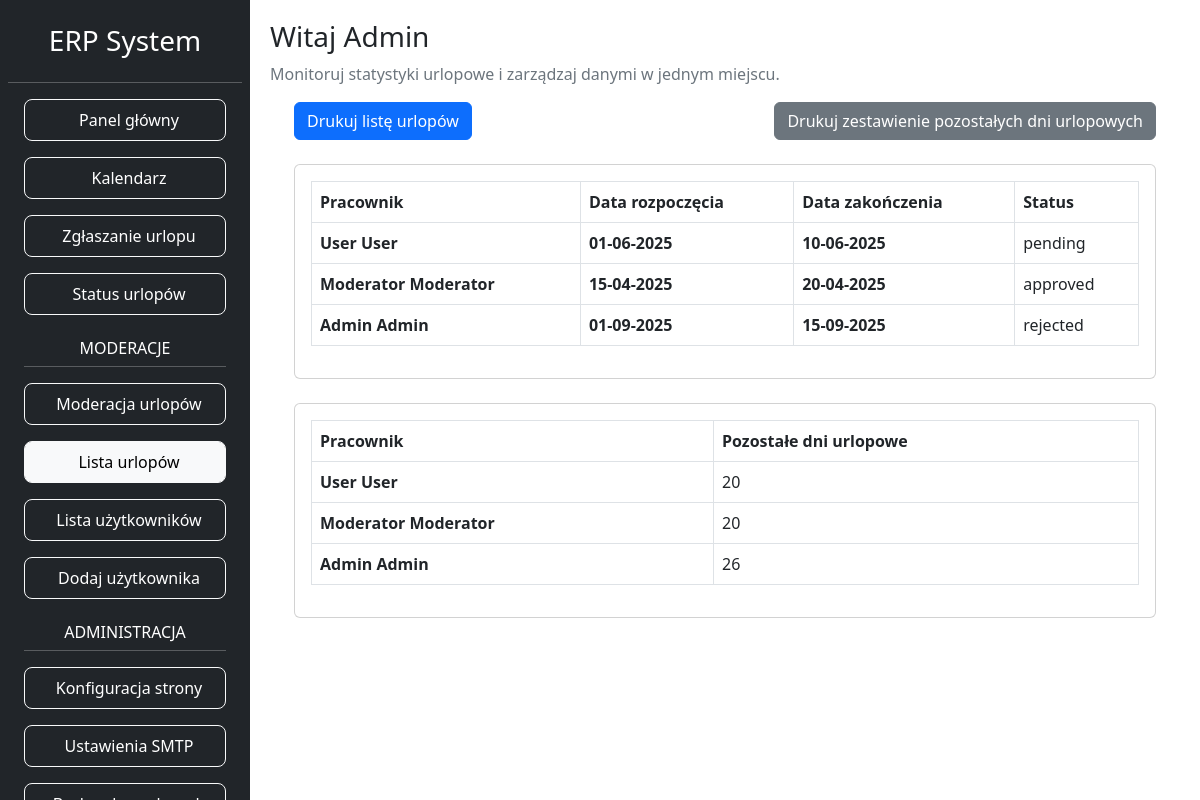
Page /public/leaveList.php (signed in) on the earlier database version.
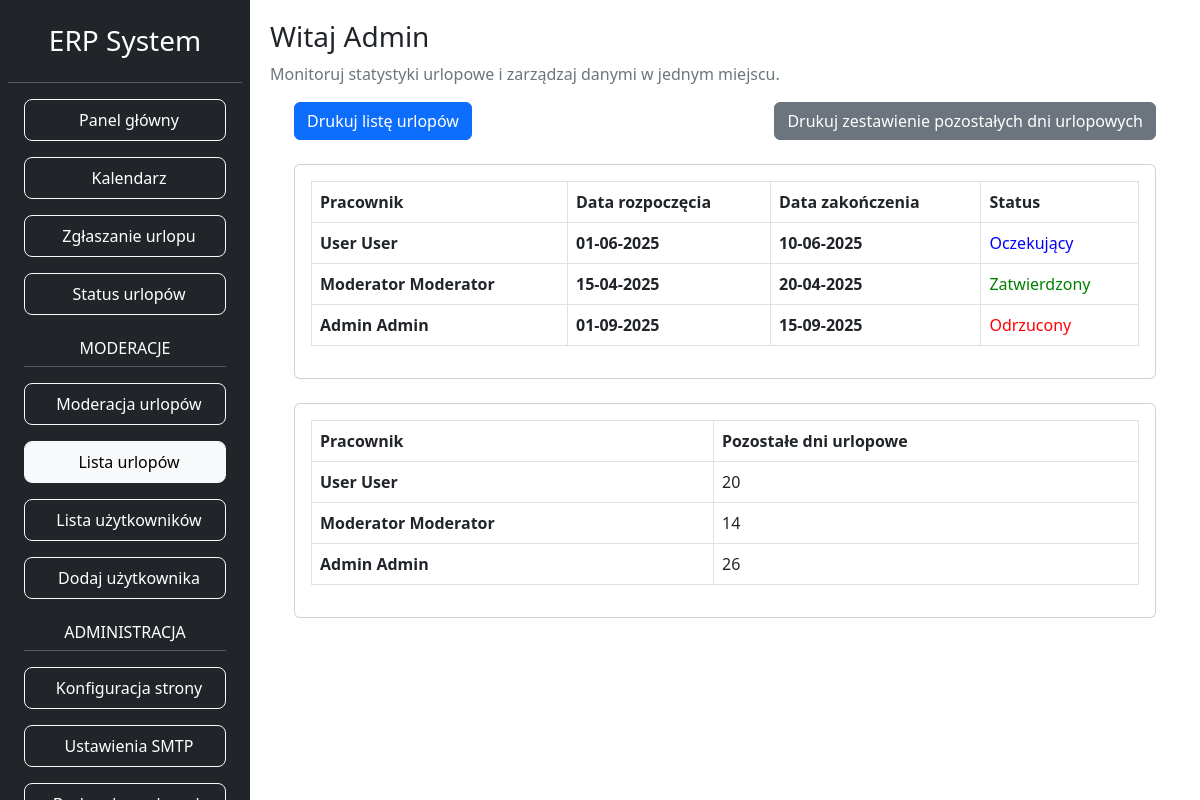
Same page on the later database version.
### tables this page shows
CREATE TABLE leaves (
    id INT AUTO_INCREMENT PRIMARY KEY,
    user_id INT NOT NULL,
    start_date DATE NOT NULL,
    end_date DATE NOT NULL,
    days_count INT NOT NULL,
    status ENUM('Oczekujący', 'Zatwierdzony', 'Odrzucony') NOT NULL DEFAULT 'Oczekujący',
    notes VARCHAR(255),
    CHECK (start_date <= end_date),
    FOREIGN KEY (user_id) REFERENCES users(id) ON DELETE CASCADE
);

CREATE TABLE users (
    id INT AUTO_INCREMENT PRIMARY KEY,
    firstname VARCHAR(40) NOT NULL,
    lastname VARCHAR(40) NOT NULL,
    email VARCHAR(100) NOT NULL UNIQUE,
    password VARCHAR(255) NOT NULL,
    birth_date DATE NOT NULL,
    gender VARCHAR(10) NOT NULL,
    role_id INT NOT NULL DEFAULT 1,
    employed_from DATE NOT NULL,
    account_created_date TIMESTAMP DEFAULT CURRENT_TIMESTAMP,
    FOREIGN KEY (role_id) REFERENCES roles(id) ON DELETE CASCADE ON UPDATE CASCADE
);

### scripts/functions.php (called while the page is built, shortened)
<?php
function isActivePage($page) {
    return strpos($_SERVER['SCRIPT_NAME'], $page) !== false ? 'active bg-light text-black' : 'text-white';
}
function hasPermission($requiredPermission) {
    return isset($_SESSION['logged_user']['role_id']) && $_SESSION['logged_user']['role_id'] >= $requiredPermission;
}
function getLeavesAndRemainingDays($pdo): array {
    $query1 = "
        SELECT l.id, l.start_date, l.end_date, l.status, u.firstname, u.lastname
        FROM leaves l
        INNER JOIN users u ON l.user_id = u.id
    ";
    $stmt1 = $pdo->prepare($query1);
    $stmt1->execute();
    $leaves = $stmt1->fetchAll(PDO::FETCH_ASSOC);
    $query2 = "
        SELECT u.firstname, u.lastname,
               (CASE
                    WHEN DATEDIFF(CURDATE(), u.employed_from) >= 3650 THEN 26
                    ELSE 20
               END) - IFNULL(SUM(l.days_count), 0) AS remaining_days
        FROM users u
        LEFT JOIN leaves l ON u.id = l.user_id AND l.status = 'Zatwierdzony'
        GROUP BY u.id
    ";
    $stmt2 = $pdo->prepare($query2);
    $stmt2->execute();
    $remainingDays = $stmt2->fetchAll(PDO::FETCH_ASSOC);
    if (!empty($leaves) || !empty($remainingDays)) {
        return [
            'leaves' => $leaves,
            'remaining_days' => $remainingDays
        ];
    } else {
        return [];
    }
}
?>

### public/leaveList.php (the view, shortened to what this page needs)
<?php
require_once '../scripts/functions.php';
require_once '../scripts/db_connect.php';
$data = getLeavesAndRemainingDays($pdo);
?>
<!DOCTYPE html>
<html lang="en">
<head>
    <link href="https://cdn.jsdelivr.net/npm/bootstrap@5.3.0/dist/css/bootstrap.min.css" rel="stylesheet">
</head>
<body>
    <div class="container-fluid">
        <div class="row">
            <div class="col-auto position-fixed">
                <?php require_once '../views/sidebar.php'; ?>
            </div>
            <div class="col" style="margin-left: 250px; padding: 20px;">
                <h3>Witaj <?php echo $_SESSION['logged_user']['firstname']; ?> </h3>
                <p class="text-sm text-secondary">Monitoruj statystyki urlopowe i zarządzaj danymi w jednym miejscu.</p>
                <div class="container-fluid px-4">
                	<div class="d-flex justify-content-between mb-4">
                		<button class="btn btn-primary" onclick="printTable('leavesTable')">Drukuj listę urlopów</button>
                		<button class="btn btn-secondary" onclick="printTable('remainingDaysTable')">Drukuj zestawienie pozostałych dni urlopowych</button>
                	</div>
                	<div class="card mb-4">
                		<div class="card-body">
                			<table id="leavesTable" class="table table-bordered">
                				<thead>
                					<tr>
                						<th>Pracownik</th>
                						<th>Data rozpoczęcia</th>
                						<th>Data zakończenia</th>
                						<th>Status</th>
                					</tr>
                				</thead>
                				<tbody>
                					<?php foreach ($data['leaves'] as $leave): ?>
                						<tr>
                							<th><?php echo $leave['firstname'] . ' ' . $leave['lastname']; ?></th>
                							<th><?php echo date('d-m-Y', strtotime($leave['start_date'])); ?></th>
                							<th><?php echo date('d-m-Y', strtotime($leave['end_date'])); ?></th>
                							<td>
                								<?php
                								$status = $leave['status'];
                								$statusColor = '';
                								switch ($status) {
                									case 'Zatwierdzony':
                										$statusColor = 'green';
                										break;
                									case 'Odrzucony':
                										$statusColor = 'red';
                										break;
                									case 'Oczekujący':
                										$statusColor = 'blue';
                										break;
                								}
                								?>
                								<span style="color: <?php echo $statusColor; ?>"><?php echo $status; ?></span>
                							</td>
                						</tr>
                					<?php endforeach; ?>
                				</tbody>
                			</table>
                		</div>
                	</div>
                	<div class="card mb-4">
                		<div class="card-body">
                			<table id="remainingDaysTable" class="table table-bordered">
                				<thead>
                					<tr>
                						<th>Pracownik</th>
                						<th>Pozostałe dni urlopowe</th>
                					</tr>
                				</thead>
                				<tbody>
                					<?php foreach ($data['remaining_days'] as $row): ?>
                						<tr>
                							<th><?php echo $row['firstname'] . ' ' . $row['lastname']; ?></th>
                							<td><?php echo $row['remaining_days']; ?></td>
                						</tr>
                					<?php endforeach; ?>
                				</tbody>
                			</table>
                		</div>
                	</div>
                </div>
            </div>
        </div>
    </div>
</body>
</html>

### views/sidebar.php (shortened to what this page needs)
<?php
echo <<<sidebar
<div class="d-flex flex-column flex-shrink-0 p-2 bg-dark text-white vh-100 position-fixed"
     style="width: 250px; left: 0; top: 0; bottom: 0; overflow-y: auto;">
    <h3 class="text-center mt-3">ERP System</h3>
    <hr>
    <ul class="nav nav-pills flex-column mb-auto text-center mx-3">
sidebar;
?>
        <li class="nav-item border rounded-3 border-light mb-3">
            <a class="nav-link <?= isActivePage('dashboard.php'); ?>" href="dashboard.php" class="nav-link text-white">
                <i class="fas fa-home me-2"></i> Panel główny
            </a>
        </li>
        <li class="nav-item border rounded-3 border-light mb-3">
            <a class="nav-link <?= isActivePage('calendar.php'); ?>" href="calendar.php" class="nav-link text-white">
                <i class="fas fa-calendar-alt me-2"></i> Kalendarz
            </a>
        </li>
        <li class="nav-item border rounded-3 border-light mb-3">
            <a class="nav-link <?= isActivePage('leaveRequest.php'); ?>" href="leaveRequest.php" class="nav-link text-white">
                <i class="fas fa-file-alt me-2"></i> Zgłaszanie urlopu
            </a>
        </li>
        <li class="nav-item border rounded-3 border-light mb-3">
            <a class="nav-link <?= isActivePage('leaveStatus.php'); ?>" href="leaveStatus.php" class="nav-link text-white">
                <i class="fas fa-info-circle me-2"></i> Status urlopów
            </a>
        </li>
        <?php if (hasPermission(2)): ?>
        <li class="nav-item mt-2 text-center">
          <h6 class="text-uppercase text-xs text-white font-weight-bolder opacity-5">Moderacje</h6><hr class="m-0 p-2">
        </li>
        <li class="nav-item border rounded-3 border-light mb-3">
            <a class="nav-link <?= isActivePage('leaveModeration.php'); ?>" href="leaveModeration.php" class="nav-link text-white">
                <i class="fas fa-info-circle me-2"></i> Moderacja urlopów
            </a>
        </li>
        <li class="nav-item border rounded-3 border-light mb-3">
            <a class="nav-link <?= isActivePage('leaveList.php'); ?>" href="leaveList.php" class="nav-link text-white">
                <i class="fas fa-info-circle me-2"></i> Lista urlopów
            </a>
        </li>
        <li class="nav-item border rounded-3 border-light mb-3">
            <a class="nav-link <?= isActivePage('userList.php'); ?>" href="userList.php" class="nav-link text-white">
                <i class="fas fa-info-circle me-2"></i> Lista użytkowników
            </a>
        </li>
        <li class="nav-item border rounded-3 border-light mb-3">
            <a class="nav-link <?= isActivePage('userModeration.php'); ?>" href="userModeration.php" class="nav-link text-white">
                <i class="fas fa-info-circle me-2"></i> Dodaj użytkownika
            </a>
        </li>
        <?php endif; ?>
        <?php if (hasPermission(3)): ?>
        <li class="nav-item mt-2 text-center">
          <h6 class="text-uppercase text-xs text-white font-weight-bolder opacity-5">Administracja</h6><hr class="m-0 p-2">
        </li>
        <li class="nav-item border rounded-3 border-light mb-3">
            <a class="nav-link <?= isActivePage('configSettings.php'); ?>" href="configSettings.php" class="nav-link text-white">
                <i class="fas fa-info-circle me-2"></i> Konfiguracja strony
            </a>
        </li>
        <li class="nav-item border rounded-3 border-light mb-3">
            <a class="nav-link <?= isActivePage('smtpSettings.php'); ?>" href="smtpSettings.php" class="nav-link text-white">
                <i class="fas fa-info-circle me-2"></i> Ustawienia SMTP
            </a>
        </li>
        <li class="nav-item border rounded-3 border-light mb-3">
            <a class="nav-link <?= isActivePage('backupDatabase.php'); ?>" href="backupDatabase.php" class="nav-link text-white">
            </a>
        </li>
        <?php endif; ?>
    </ul>
</div>

Differences in the rows shown:
changed leaves "User": status "pending" → "Oczekujący"
changed leaves "Moderator": status "approved" → "Zatwierdzony"
changed leaves "Admin": status "rejected" → "Odrzucony"
Other differences:
new list line: "Moderator Moderator 14"
list line gone: "Moderator Moderator 20"
